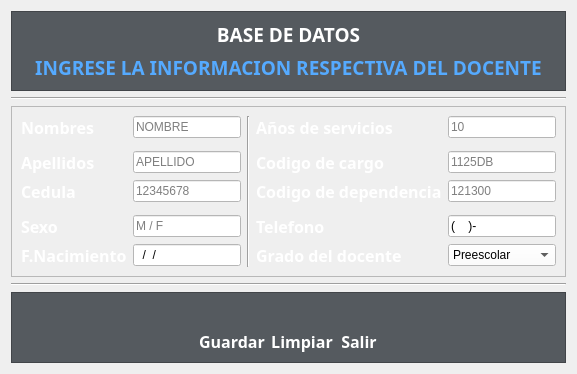
     <widget class="QWidget" name="qw_Profesores">
      <attribute name="title">
       <string>Profesores</string>
      </attribute>
      <layout class="QGridLayout" name="gridLayout">
       <item row="1" column="0">
        <widget class="QFrame" name="frame">
         <property name="styleSheet">
          <string notr="true">background-color: rgb(85, 90, 95);</string>
         </property>
         <property name="frameShape">
          <enum>QFrame::StyledPanel</enum>
         </property>
         <property name="frameShadow">
          <enum>QFrame::Raised</enum>
         </property>
         <layout class="QVBoxLayout" name="verticalLayout">
          <item>
           <widget class="QLabel" name="ql_Pbasededatos">
            <property name="font">
             <font>
              <family>Poppins</family>
              <pointsize>14</pointsize>
              <weight>75</weight>
              <bold>true</bold>
             </font>
            </property>
            <property name="styleSheet">
             <string notr="true">color: rgb(255, 255, 255);</string>
            </property>
            <property name="text">
             <string>&lt;html&gt;&lt;head/&gt;&lt;body&gt;&lt;p align=&quot;center&quot;&gt;BASE DE DATOS&lt;/p&gt;&lt;/body&gt;&lt;/html&gt;</string>
            </property>
           </widget>
          </item>
          <item>
           <widget class="QLabel" name="ql_Pingresarinfo">
            <property name="font">
             <font>
              <family>Poppins</family>
              <pointsize>14</pointsize>
              <weight>75</weight>
              <bold>true</bold>
             </font>
            </property>
            <property name="styleSheet">
             <string notr="true">color: rgb(85, 170, 255);</string>
            </property>
            <property name="text">
             <string>&lt;html&gt;&lt;head/&gt;&lt;body&gt;&lt;p align=&quot;center&quot;&gt;INGRESE LA INFORMACION RESPECTIVA DEL DOCENTE&lt;/p&gt;&lt;/body&gt;&lt;/html&gt;</string>
            </property>
           </widget>
          </item>
         </layout>
        </widget>
       </item>
       <item row="5" column="0">
        <widget class="Line" name="line_2">
         <property name="orientation">
          <enum>Qt::Horizontal</enum>
         </property>
        </widget>
       </item>
       <item row="2" column="0">
        <widget class="Line" name="line_3">
         <property name="orientation">
          <enum>Qt::Horizontal</enum>
         </property>
        </widget>
       </item>
       <item row="4" column="0">
        <widget class="QFrame" name="frame_4">
         <property name="frameShape">
          <enum>QFrame::StyledPanel</enum>
         </property>
         <property name="frameShadow">
          <enum>QFrame::Raised</enum>
         </property>
         <layout class="QGridLayout" name="gridLayout_5">
          <item row="5" column="0">
           <widget class="QLabel" name="ql_PsexoText">
            <property name="font">
             <font>
              <family>Poppins</family>
              <pointsize>12</pointsize>
              <weight>75</weight>
              <bold>true</bold>
             </font>
            </property>
            <property name="styleSheet">
             <string notr="true">color: rgb(255, 255, 255);</string>
            </property>
            <property name="text">
             <string>Sexo</string>
            </property>
           </widget>
          </item>
          <item row="0" column="1">
           <widget class="QLineEdit" name="qlinee_PnombreInfo">
            <property name="styleSheet">
             <string notr="true">background-color:rgb(255, 255, 255);</string>
            </property>
            <property name="placeholderText">
             <string>NOMBRE</string>
            </property>
           </widget>
          </item>
          <item row="5" column="1">
           <widget class="QLineEdit" name="qlinee_PsexoInfo">
            <property name="styleSheet">
             <string notr="true">background-color:rgb(255, 255, 255);</string>
            </property>
            <property name="inputMask">
             <string>A</string>
            </property>
            <property name="placeholderText">
             <string>M / F</string>
            </property>
           </widget>
          </item>
          <item row="0" column="3">
           <widget class="QLabel" name="ql_PanosserviText">
            <property name="font">
             <font>
              <family>Poppins</family>
              <pointsize>12</pointsize>
              <weight>75</weight>
              <bold>true</bold>
             </font>
            </property>
            <property name="styleSheet">
             <string notr="true">color: rgb(255, 255, 255);</string>
            </property>
            <property name="text">
             <string>Años de servicios</string>
            </property>
           </widget>
          </item>
          <item row="0" column="4">
           <widget class="QLineEdit" name="qlinee_PanosserviInfo">
            <property name="styleSheet">
             <string notr="true">background-color:rgb(255, 255, 255);</string>
            </property>
            <property name="inputMask">
             <string>99</string>
            </property>
            <property name="placeholderText">
             <string>10</string>
            </property>
           </widget>
          </item>
          <item row="0" column="0">
           <widget class="QLabel" name="ql_PnombreText">
            <property name="font">
             <font>
              <family>Poppins</family>
              <pointsize>12</pointsize>
              <weight>75</weight>
              <bold>true</bold>
             </font>
            </property>
            <property name="styleSheet">
             <string notr="true">color: rgb(255, 255, 255);</string>
            </property>
            <property name="text">
             <string>Nombres</string>
            </property>
           </widget>
          </item>
          <item row="6" column="0">
           <widget class="QLabel" name="ql_PfnacimientoText">
            <property name="font">
             <font>
              <family>Poppins</family>
              <pointsize>12</pointsize>
              <weight>75</weight>
              <bold>true</bold>
             </font>
            </property>
            <property name="styleSheet">
             <string notr="true">color: rgb(255, 255, 255);</string>
            </property>
            <property name="text">
             <string>F.Nacimiento</string>
            </property>
           </widget>
          </item>
          <item row="0" column="2" rowspan="7">
           <widget class="Line" name="line">
            <property name="orientation">
             <enum>Qt::Vertical</enum>
            </property>
           </widget>
          </item>
          <item row="3" column="1">
           <widget class="QLineEdit" name="qlinee_PcedulaInfo">
            <property name="styleSheet">
             <string notr="true">background-color:rgb(255, 255, 255);</string>
            </property>
            <property name="inputMask">
             <string>99999999</string>
            </property>
            <property name="maxLength">
             <number>8</number>
            </property>
            <property name="placeholderText">
             <string>12345678</string>
            </property>
           </widget>
          </item>
          <item row="6" column="1">
           <widget class="QLineEdit" name="qlinee_PfnacimientoInfo">
            <property name="styleSheet">
             <string notr="true">background-color:rgb(255, 255, 255);</string>
            </property>
            <property name="inputMask">
             <string>99/99/9999</string>
            </property>
            <property name="placeholderText">
             <string>DD/MM/AAAA</string>
            </property>
           </widget>
          </item>
          <item row="3" column="0">
           <widget class="QLabel" name="ql_PcedulaText">
            <property name="font">
             <font>
              <family>Poppins</family>
              <pointsize>12</pointsize>
              <weight>75</weight>
              <bold>true</bold>
             </font>
            </property>
            <property name="styleSheet">
             <string notr="true">color: rgb(255, 255, 255);</string>
            </property>
            <property name="text">
             <string>Cedula</string>
            </property>
           </widget>
          </item>
          <item row="2" column="1">
           <widget class="QLineEdit" name="qlinee_PapellidosInfo">
            <property name="styleSheet">
             <string notr="true">background-color:rgb(255, 255, 255);</string>
            </property>
            <property name="placeholderText">
             <string>APELLIDO</string>
            </property>
           </widget>
          </item>
          <item row="2" column="0">
           <widget class="QLabel" name="ql_PapellidoText">
            <property name="font">
             <font>
              <family>Poppins</family>
              <pointsize>12</pointsize>
              <weight>75</weight>
              <bold>true</bold>
             </font>
            </property>
            <property name="styleSheet">
             <string notr="true">color: rgb(255, 255, 255);</string>
            </property>
            <property name="text">
             <string>Apellidos</string>
            </property>
           </widget>
          </item>
          <item row="2" column="3">
           <widget class="QLabel" name="ql_PcodcargoText">
            <property name="font">
             <font>
              <family>Poppins</family>
              <pointsize>12</pointsize>
              <weight>75</weight>
              <bold>true</bold>
             </font>
            </property>
            <property name="styleSheet">
             <string notr="true">color: rgb(255, 255, 255);</string>
            </property>
            <property name="text">
             <string>Codigo de cargo</string>
            </property>
           </widget>
          </item>
          <item row="2" column="4">
           <widget class="QLineEdit" name="qlinee_PcodcargoInfo">
            <property name="styleSheet">
             <string notr="true">background-color:rgb(255, 255, 255);</string>
            </property>
            <property name="placeholderText">
             <string>1125DB</string>
            </property>
           </widget>
          </item>
          <item row="5" column="3">
           <widget class="QLabel" name="ql_PntelefonoText">
            <property name="font">
             <font>
              <family>Poppins</family>
              <pointsize>12</pointsize>
              <weight>75</weight>
              <bold>true</bold>
             </font>
            </property>
            <property name="styleSheet">
             <string notr="true">color: rgb(255, 255, 255);</string>
            </property>
            <property name="text">
             <string>Telefono</string>
            </property>
           </widget>
          </item>
          <item row="5" column="4">
           <widget class="QLineEdit" name="qlinee_PntelefonoInfo">
            <property name="styleSheet">
             <string notr="true">background-color:rgb(255, 255, 255);</string>
            </property>
            <property name="inputMask">
             <string>(9999)-9999999</string>
            </property>
            <property name="text">
             <string>()-</string>
            </property>
            <property name="placeholderText">
             <string/>
            </property>
           </widget>
          </item>
          <item row="3" column="3">
           <widget class="QLabel" name="ql_PcoddepenText">
            <property name="font">
             <font>
              <family>Poppins</family>
              <pointsize>12</pointsize>
              <weight>75</weight>
              <bold>true</bold>
             </font>
            </property>
            <property name="styleSheet">
             <string notr="true">color: rgb(255, 255, 255);</string>
            </property>
            <property name="text">
             <string>Codigo de dependencia</string>
            </property>
           </widget>
          </item>
          <item row="3" column="4">
           <widget class="QLineEdit" name="qlinee_PcoddepenInfo">
            <property name="styleSheet">
             <string notr="true">background-color:rgb(255, 255, 255);</string>
            </property>
            <property name="placeholderText">
             <string>121300</string>
            </property>
           </widget>
          </item>
          <item row="6" column="3">
           <widget class="QLabel" name="ql_PgradodocText">
            <property name="font">
             <font>
              <family>Poppins</family>
              <pointsize>12</pointsize>
              <weight>75</weight>
              <bold>true</bold>
             </font>
            </property>
            <property name="styleSheet">
             <string notr="true">color: rgb(255, 255, 255);</string>
            </property>
            <property name="text">
             <string>Grado del docente</string>
            </property>
           </widget>
          </item>
          <item row="6" column="4">
           <widget class="QComboBox" name="qcbox_PgradodocInfo">
            <property name="cursor">
             <cursorShape>PointingHandCursor</cursorShape>
            </property>
            <property name="styleSheet">
             <string notr="true">background-color: rgb(255, 255, 255);</string>
            </property>
            <property name="editable">
             <bool>false</bool>
            </property>
            <property name="duplicatesEnabled">
             <bool>false</bool>
            </property>
            <item>
             <property name="text">
              <string>Preescolar</string>
             </property>
            </item>
            <item>
             <property name="text">
              <string>1er Grado</string>
             </property>
            </item>
            <item>
             <property name="text">
              <string>2er Grado</string>
             </property>
            </item>
            <item>
             <property name="text">
              <string>3er Grado</string>
             </property>
            </item>
            <item>
             <property name="text">
              <string>4to Grado</string>
             </property>
            </item>
            <item>
             <property name="text">
              <string>5to Grado</string>
             </property>
            </item>
            <item>
             <property name="text">
              <string>6to Grado</string>
             </property>
            </item>
           </widget>
          </item>
         </layout>
        </widget>
       </item>
       <item row="6" column="0">
        <widget class="QFrame" name="frame_6">
         <property name="styleSheet">
          <string notr="true">background-color: rgb(85, 90, 95);</string>
         </property>
         <property name="frameShape">
          <enum>QFrame::StyledPanel</enum>
         </property>
         <property name="frameShadow">
          <enum>QFrame::Raised</enum>
         </property>
         <layout class="QGridLayout" name="gridLayout_6">
          <item row="0" column="0" rowspan="2">
           <spacer name="horizontalSpacer">
            <property name="orientation">
             <enum>Qt::Horizontal</enum>
            </property>
            <property name="sizeHint" stdset="0">
             <size>
              <width>40</width>
              <height>20</height>
             </size>
            </property>
           </spacer>
          </item>
          <item row="0" column="4">
           <widget class="QPushButton" name="bttn_Psalir">
            <property name="cursor">
             <cursorShape>PointingHandCursor</cursorShape>
            </property>
            <property name="styleSheet">
             <string notr="true">QPushButton:hover
{
	border-style: solid;
	background-color: #757a80;
}

QPushButton:pressed
{		
		color: rgb(255, 255, 255);
	 	background-color:#333639;
}</string>
            </property>
            <property name="text">
             <string/>
            </property>
            <property name="icon">
             <iconset resource="../assets/icons/resource.qrc">
              <normaloff>:/Botones salida/salir_icon.png</normaloff>:/Botones salida/salir_icon.png</iconset>
            </property>
            <property name="iconSize">
             <size>
              <width>50</width>
              <height>50</height>
             </size>
            </property>
            <property name="flat">
             <bool>true</bool>
            </property>
           </widget>
          </item>
          <item row="0" column="5">
           <spacer name="horizontalSpacer_2">
            <property name="orientation">
             <enum>Qt::Horizontal</enum>
            </property>
            <property name="sizeHint" stdset="0">
             <size>
              <width>40</width>
              <height>20</height>
             </size>
            </property>
           </spacer>
          </item>
          <item row="0" column="1">
           <widget class="QPushButton" name="bttn_Pguardar">
            <property name="cursor">
             <cursorShape>PointingHandCursor</cursorShape>
            </property>
            <property name="styleSheet">
             <string notr="true">QPushButton:hover
{
	border-style: solid;
	background-color: #757a80;
}

QPushButton:pressed
{		
		color: rgb(255, 255, 255);
	 	background-color:#333639;
}</string>
            </property>
            <property name="text">
             <string/>
            </property>
            <property name="icon">
             <iconset resource="../assets/icons/resource.qrc">
              <normaloff>:/Botones salida/save-icon.png</normaloff>:/Botones salida/save-icon.png</iconset>
            </property>
            <property name="iconSize">
             <size>
              <width>50</width>
              <height>50</height>
             </size>
            </property>
            <property name="flat">
             <bool>true</bool>
            </property>
           </widget>
          </item>
          <item row="1" column="1">
           <widget class="QLabel" name="label_13">
            <property name="font">
             <font>
              <family>Poppins</family>
              <pointsize>12</pointsize>
              <weight>75</weight>
              <bold>true</bold>
             </font>
            </property>
            <property name="styleSheet">
             <string notr="true">color: rgb(255, 255, 255);</string>
            </property>
            <property name="text">
             <string>&lt;html&gt;&lt;head/&gt;&lt;body&gt;&lt;p align=&quot;center&quot;&gt;Guardar&lt;/p&gt;&lt;/body&gt;&lt;/html&gt;</string>
            </property>
           </widget>
          </item>
          <item row="0" column="2">
           <widget class="QPushButton" name="bttn_Plimpiar">
            <property name="cursor">
             <cursorShape>PointingHandCursor</cursorShape>
            </property>
            <property name="styleSheet">
             <string notr="true">QPushButton:hover
{
	border-style: solid;
	background-color: #757a80;
}

QPushButton:pressed
{		
		color: rgb(255, 255, 255);
	 	background-color:#333639;
}</string>
            </property>
            <property name="text">
             <string/>
            </property>
            <property name="icon">
             <iconset resource="../assets/icons/resource.qrc">
              <normaloff>:/Botones salida/clear_icon.png</normaloff>:/Botones salida/clear_icon.png</iconset>
            </property>
            <property name="iconSize">
             <size>
              <width>50</width>
              <height>50</height>
             </size>
            </property>
            <property name="flat">
             <bool>true</bool>
            </property>
           </widget>
          </item>
          <item row="1" column="2">
           <widget class="QLabel" name="label_14">
            <property name="font">
             <font>
              <family>Poppins</family>
              <pointsize>12</pointsize>
              <weight>75</weight>
              <bold>true</bold>
             </font>
            </property>
            <property name="styleSheet">
             <string notr="true">color: rgb(255, 255, 255);</string>
            </property>
            <property name="text">
             <string>&lt;html&gt;&lt;head/&gt;&lt;body&gt;&lt;p align=&quot;center&quot;&gt;Limpiar&lt;/p&gt;&lt;/body&gt;&lt;/html&gt;</string>
            </property>
           </widget>
          </item>
          <item row="1" column="4">
           <widget class="QLabel" name="label_20">
            <property name="font">
             <font>
              <family>Poppins</family>
              <pointsize>12</pointsize>
              <weight>75</weight>
              <bold>true</bold>
             </font>
            </property>
            <property name="styleSheet">
             <string notr="true">color: rgb(255, 255, 255);</string>
            </property>
            <property name="text">
             <string>&lt;html&gt;&lt;head/&gt;&lt;body&gt;&lt;p align=&quot;center&quot;&gt;Salir&lt;/p&gt;&lt;/body&gt;&lt;/html&gt;</string>
            </property>
           </widget>
          </item>
         </layout>
        </widget>
       </item>
      </layout>
     </widget>
